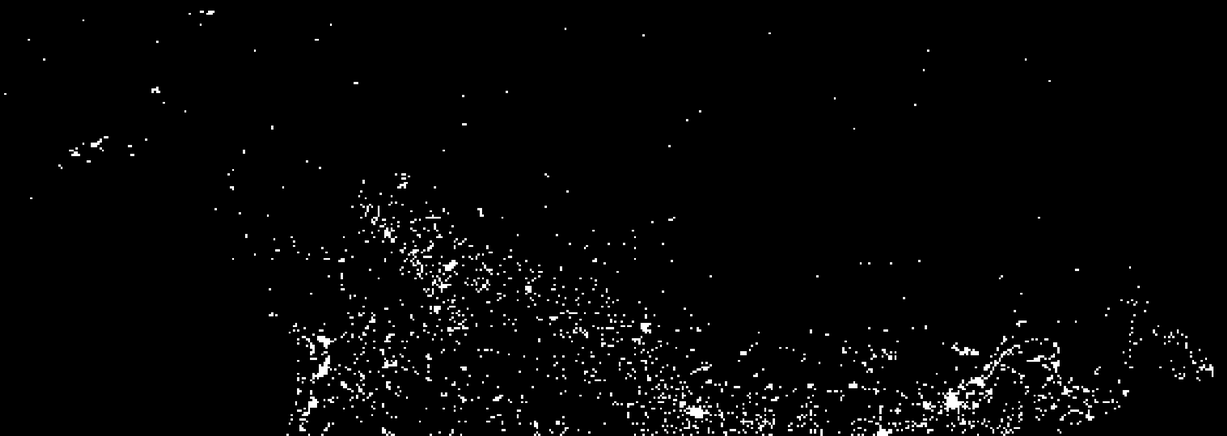
#> input picture imagens/Fig0112(1)(top-canada).png, 1227 x 436 px, shrunk from 2082 x 740 before the run; its folder holds 4 pictures in this run
$ python atividade.py
#> lines starting #> are read from the running program, lines starting #| are printed output that depends on the picture; after the words box and inside, x2 and y2 are one past the last pixel; in counts of white or black regions, pixels touching at a corner belong together
import os
import cv2
import numpy as np

# Função para calcular a porcentagem de pixels que não são pretos em uma imagem em escala de cinza
def calcular_porcentagem_nao_preto(img):
    # Converter para imagem em preto e branco
    _, img_bin = cv2.threshold(img, 127, 255, cv2.THRESH_BINARY)

    total_pixels = img_bin.shape[0] * img_bin.shape[1]
    pixels_nao_preto = np.sum(img_bin > 0)  # Conta os pixels que não são pretos (diferentes de 0)
    porcentagem_nao_preto = (pixels_nao_preto / total_pixels) * 100
    return porcentagem_nao_preto

# Lista para armazenar as porcentagens
porcentagens = []

# Caminho da pasta de imagens
caminho_pasta = "./imagens/"

# Varre os arquivos na pasta de imagens
for nome_arquivo in os.listdir(caminho_pasta):
    caminho_arquivo = os.path.join(caminho_pasta, nome_arquivo)

    # Verifica se o arquivo é uma imagem (extensão jpg, png, etc.)
    if os.path.isfile(caminho_arquivo) and nome_arquivo.lower().endswith(('.png', '.jpg', '.jpeg')):
        # Carregar a imagem em escala de cinza
        imagem = cv2.imread(caminho_arquivo, cv2.IMREAD_GRAYSCALE)
#> imagem is the input picture: shape (436, 1227); min 0, max 255, mean 5.5

        # Calcular porcentagem de pixels que não são pretos
        porcentagem = calcular_porcentagem_nao_preto(imagem)
#> in calcular_porcentagem_nao_preto, `_, img_bin = cv2.threshold(img, 127, 255, cv2.THRESH_BINARY)`:
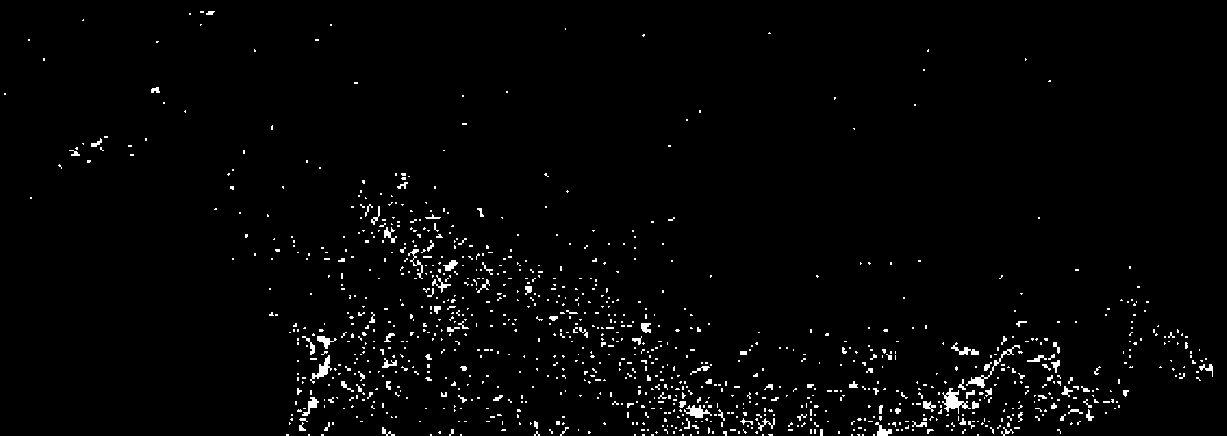
#> img_bin: shape (436, 1227); 2.1% white in thin lines or dots
#> in calcular_porcentagem_nao_preto, `pixels_nao_preto = np.sum(img_bin > 0)`: pixels_nao_preto = 11058
#> in calcular_porcentagem_nao_preto, `porcentagem_nao_preto = (pixels_nao_preto / total_pixels) * 100`: porcentagem_nao_preto = 2.07
#> porcentagem = 2.07

        # Adicionar a porcentagem à lista
        porcentagens.append(porcentagem)

        # Exibir a porcentagem
        print(f"Porcentagem de pixels brancos {nome_arquivo}: {porcentagem:.2f}%")
#| Porcentagem de pixels brancos Fig0112(1)(top-canada).png: 2.07%

        # Fechar janelas
        cv2.destroyAllWindows()
#> pass 2 of the loop `for nome_arquivo in os.listdir(caminho_pasta):`:
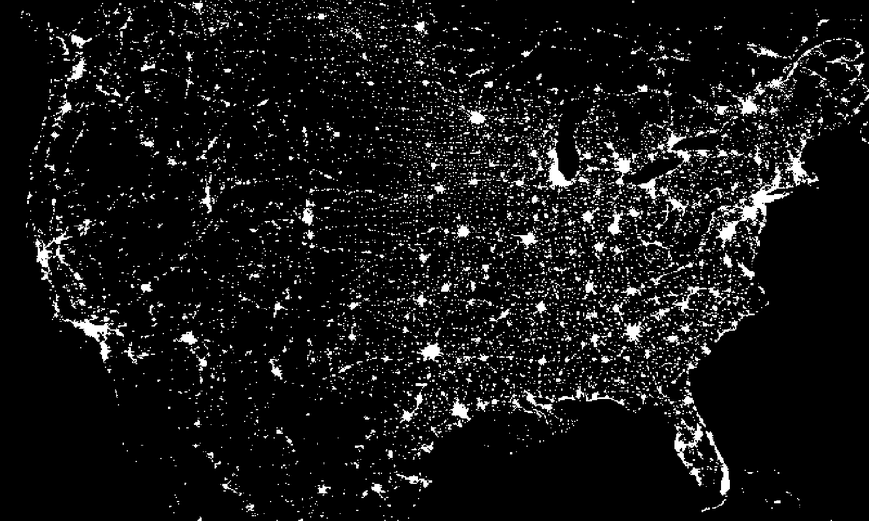
#> input picture imagens/Fig0112(2)(2nd-from-top-USA).png, 869 x 521 px, shrunk from 1474 x 884 before the run
#> imagem is the input picture: shape (521, 869); min 0, max 255, mean 21.1
#> in calcular_porcentagem_nao_preto (call 2), `_, img_bin = cv2.threshold(img, 127, 255, cv2.THRESH_BINARY)`:
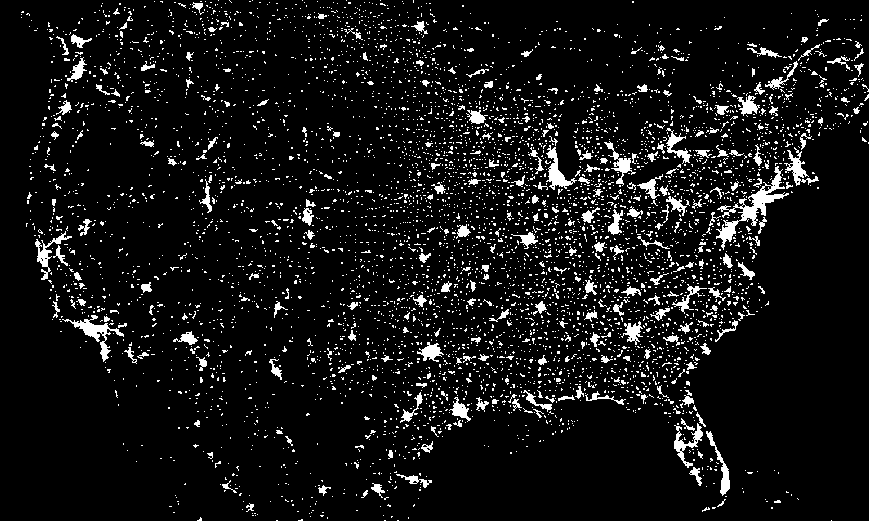
#> img_bin: shape (521, 869); 7.7% white; 5460 white regions (5181 under 20 px), largest, box (x1, y1, x2, y2) and area: (716, 166, 789, 250) 1231, (62, 315, 124, 362) 607, (546, 145, 577, 190) 460
#> pixels_nao_preto = 34644
#> porcentagem_nao_preto = 7.65
#| Porcentagem de pixels brancos Fig0112(2)(2nd-from-top-USA).png: 7.65%
#> pass 3 of the loop `for nome_arquivo in os.listdir(caminho_pasta):`:
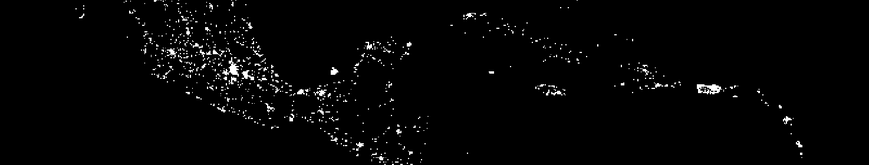
#> input picture imagens/Fig0112(3)(3rd-from-top-Central-Amer).png, 869 x 165 px, shrunk from 1474 x 280 before the run
#> imagem is the input picture: shape (165, 869); min 0, max 255, mean 4.9
#> in calcular_porcentagem_nao_preto (call 3), `_, img_bin = cv2.threshold(img, 127, 255, cv2.THRESH_BINARY)`:
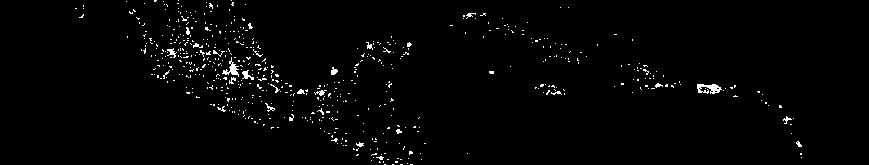
#> img_bin: shape (165, 869); 1.7% white in thin lines or dots, all inside (x1, y1, x2, y2) = (75, 0, 802, 165)
#> pixels_nao_preto = 2427
#> porcentagem_nao_preto = 1.69
#| Porcentagem de pixels brancos Fig0112(3)(3rd-from-top-Central-Amer).png: 1.69%
#> the loop made 4 passes; the first 3 are shown

# Calcular a média das porcentagens
media_porcentagens = np.mean(porcentagens)

# Exibir resultados
print(f"Média das porcentagens:{media_porcentagens:2f}")
